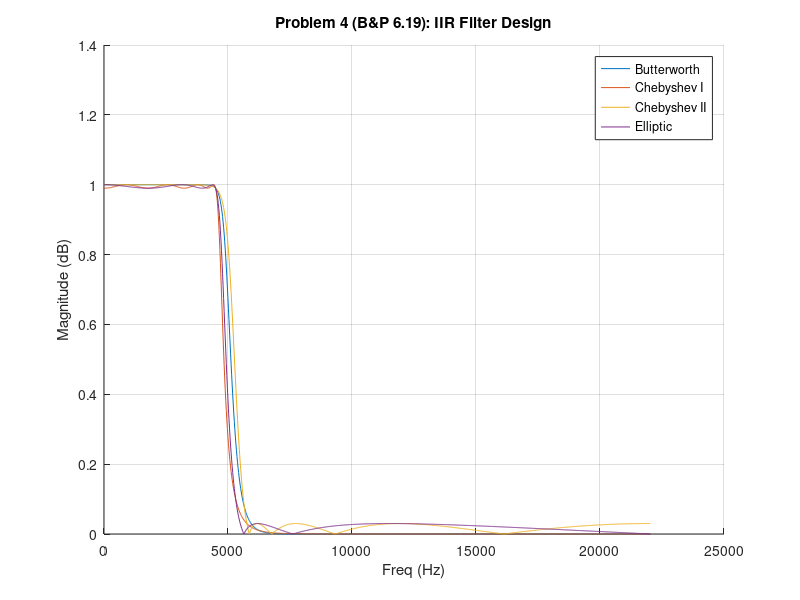
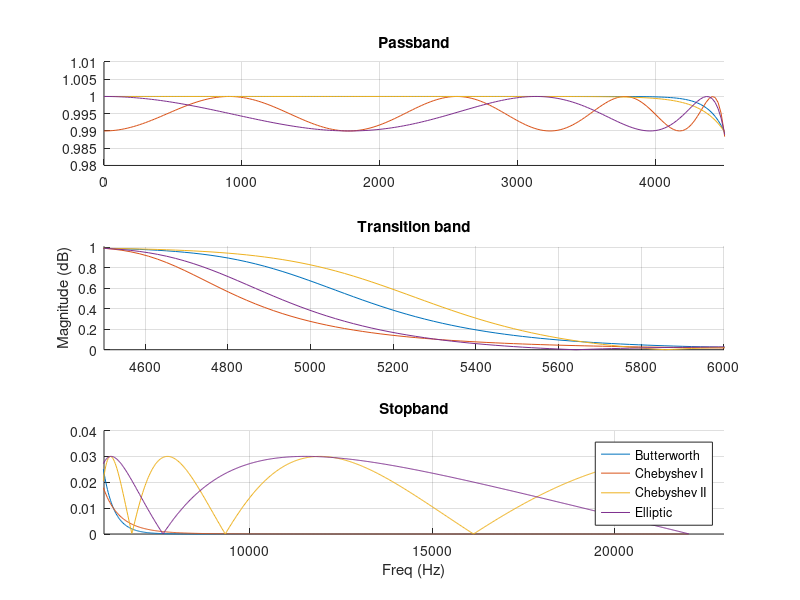

These charts were generated, in order, by the following MATLAB code:
% Andrew Simon
% EECE 4510 - Intro to DSP

% The following code is an adjusted version based on example 6.4 of
% Blandford & Parr

%Clear workspace between runs
clear all, close all, clc

% (1) Define filter parameters
fs = 44.1 * 1000; fs2 = fs/2;                       %Cutoff freq and Cutoff/2
fpass = 4500; Rp = .01; RpDB = -20*log10(1-Rp);     %Passband & Passband ripple
fstop = 6000; Rs = .03; RsDB = -20*log10(Rs);       %Stopband & Stopband ripple


% (2) Calculate design of digital filters
[N fc] = buttord(fpass/fs2, fstop/fs2, RpDB, RsDB); %Butterworth
[num den] = butter(N, fc);
[H_b f_b] = freqz(num, den, 1024, fs);

[N2 fc2] = cheb1ord(fpass/fs2, fstop/fs2, RpDB, RsDB);  %Chebyshev I
[num2 den2] = cheby1(N2, RpDB, fc2);
[H_cheb1 f_cheb1] = freqz(num2, den2, 1024, fs);

[N3 fc3] = cheb2ord(fpass/fs2, fstop/fs2, RpDB, RsDB);  %Chebyshev II (i.e. Inverse)
[num3 den3] = cheby2(N3, RsDB, fc3);
[H_cheb2 f_cheb2] = freqz(num3, den3, 1024, fs);

[N4 fc4] = ellipord(fpass/fs2, fstop/fs2, RpDB, RsDB);  %Elliptic
[num4 den4] = ellip(N4, RpDB, RsDB, fc4);
[H_el f_el] = freqz(num4, den4, 1024, fs);


% (3) Plot the magnitude of the filters
figure(4), grid on, hold on;                 % Plot of all filter magnitudes
plot(f_b,abs(H_b))
plot(f_cheb1,abs(H_cheb1))
plot(f_cheb2,abs(H_cheb2))
plot(f_el,abs(H_el))
title('Problem 4 (B&P 6.19): IIR Filter Design')
legend('Butterworth','Chebyshev I','Chebyshev II','Elliptic')
xlabel('Freq (Hz)'), ylabel('Magnitude (dB)')

figure(41)              % 'Blowup' view of filter bands
subplot(311), grid on, hold on
title('Passband')
plot(f_b,abs(H_b))
plot(f_cheb1,abs(H_cheb1))
plot(f_cheb2,abs(H_cheb2))
plot(f_el,abs(H_el))
xlim([0 4500]), ylim([0.98 1.01])

subplot(312), grid on, hold on
title('Transition band'), ylabel('Magnitude (dB)')
plot(f_b,abs(H_b))
plot(f_cheb1,abs(H_cheb1))
plot(f_cheb2,abs(H_cheb2))
plot(f_el,abs(H_el))
xlim([4500 6000]), ylim([0 1.01])

subplot(313), grid on, hold on
title('Stopband'), xlabel('Freq (Hz)')
plot(f_b,abs(H_b))
plot(f_cheb1,abs(H_cheb1))
plot(f_cheb2,abs(H_cheb2))
plot(f_el,abs(H_el))
xlim([6000 2.3*10^4]), ylim([0 0.04])
legend('Butterworth','Chebyshev I','Chebyshev II','Elliptic')


% (4) Print minimum order of each filter
disp(sprintf("Min. Order of Butterworth: %d",N))
disp(sprintf("Min. Order of Chebyshev I: %d",N2))
disp(sprintf("Min. Order of Chebyshev II: %d",N3))
disp(sprintf("Min. Order of Elliptic: %d",N4))